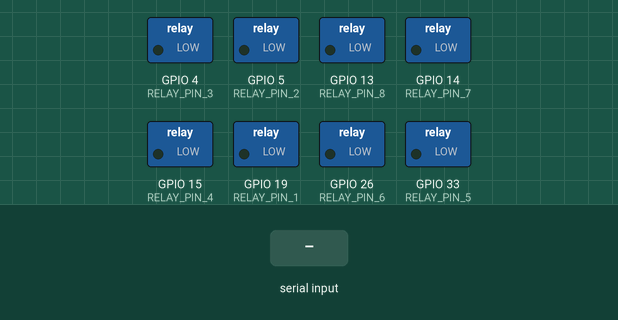
This sketch was run on a simulated ESP32. Parts: switched loads named in the sketch (green lamp = pin HIGH). The inputs (shaded band) are chosen by the test bench. Nothing arrives over Bluetooth unless stated; what the sketch prints to the serial monitor is not drawn.

Above: at 1.2 s.
1.3 s: "R" received over the second serial link
At 1.71 s:
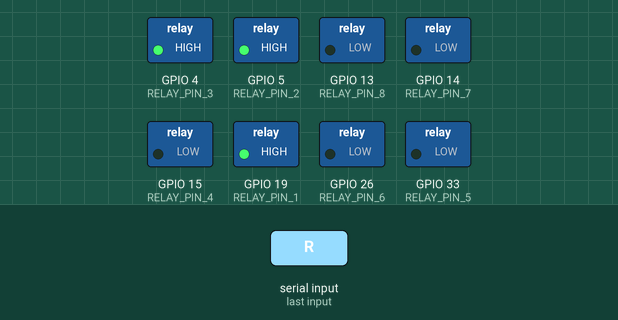
3.3 s: "L" received over the second serial link
At 3.71 s:
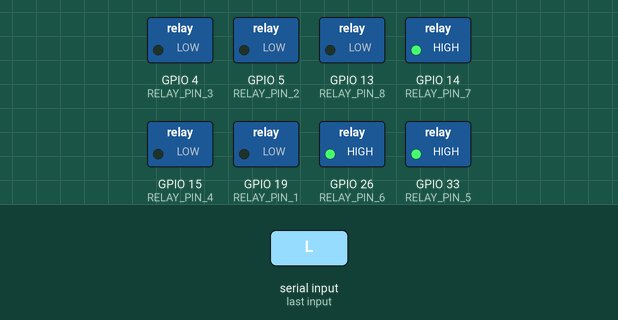
5.3 s: "M" received over the second serial link
At 6.7 s:
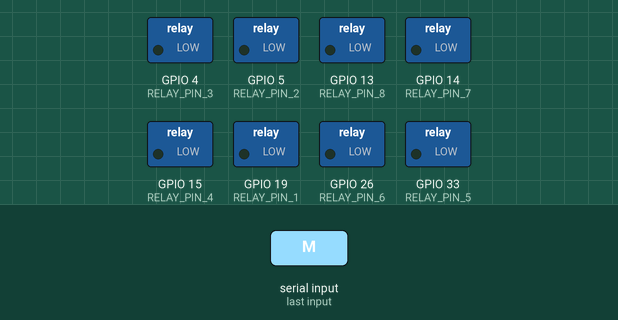
Timing chart, 0 to 8.3 s (numbered marks = the images above; inputs shaded):
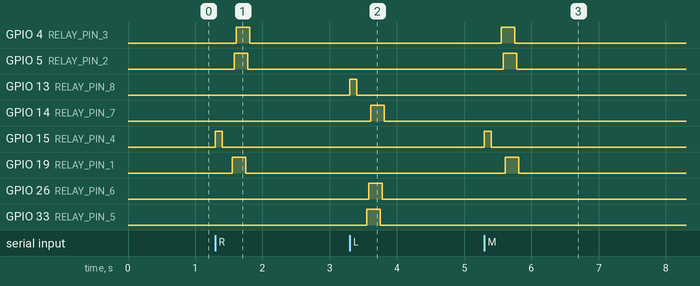

The sketch:

Bluetooth_Syakote_Solenoid.ino
```cpp
#include <BluetoothSerial.h>

// --- 定数定義 ---
BluetoothSerial SerialBT;

// リレーを接続するピン番号
const int RELAY_PIN_1 = 19;
const int RELAY_PIN_2 = 5;
const int RELAY_PIN_3 = 4;
const int RELAY_PIN_4 = 15;

const int RELAY_PIN_5 = 33;
const int RELAY_PIN_6 = 26;
const int RELAY_PIN_7 = 14;
const int RELAY_PIN_8 = 13;

int t;

// --- 初期設定 ---
// プログラム起動時に一度だけ実行される関数
void setup() {
  // Bluetoothシリアル通信を開始 (通信速度: 115200 bps)
  Serial.begin(115200);
  SerialBT.begin("SolenoidManager");

  // シリアルモニタに準備完了の文字を表示
  SerialBT.println("準備ができました。");

  // 各ピンを出力モードに設定
  pinMode(RELAY_PIN_1, OUTPUT);
  pinMode(RELAY_PIN_2, OUTPUT);
  pinMode(RELAY_PIN_3, OUTPUT);
  pinMode(RELAY_PIN_4, OUTPUT);
  pinMode(RELAY_PIN_5, OUTPUT);
  pinMode(RELAY_PIN_6, OUTPUT);
  pinMode(RELAY_PIN_7, OUTPUT);
  pinMode(RELAY_PIN_8, OUTPUT);

  // リレー初期状態
  digitalWrite(RELAY_PIN_1, LOW);
  digitalWrite(RELAY_PIN_2, LOW);
  digitalWrite(RELAY_PIN_3, LOW);
  digitalWrite(RELAY_PIN_4, LOW);
  digitalWrite(RELAY_PIN_5, LOW);
  digitalWrite(RELAY_PIN_6, LOW);
  digitalWrite(RELAY_PIN_7, LOW);
  digitalWrite(RELAY_PIN_8, LOW);
}

// --- メインループ ---
// setup()の後、繰り返し実行される関数
void loop() {
  // PCからシリアルデータが送信されてきたか確認
  if (SerialBT.available() > 0) {
    // 送られてきたデータを1文字読み込む
    char receivedChar = SerialBT.read();

    // 読み込んだ文字が'R'だったら
    if (receivedChar == 'R') {
      Serial.println("Rを検出。リレーシーケンスを開始します。");
      R_activateRelaySequence(30); // 左手用リレー制御の関数を呼び出す

    // 読み込んだ文字がスペース'L'だったら
    }else if (receivedChar == 'L') {
      Serial.println("Lを検出。リレーシーケンスを開始します。");
      L_activateRelaySequence(30); // 右手用リレー制御の関数を呼び出す
    // 読み込んだ文字が'M'だったら
    }else if (receivedChar == 'M') {
      Serial.println("Mを検出。リレーシーケンスを開始します。");
      M_activateRelaySequence(30); // 左手座位用リレー制御の関数を呼び出す

    // 読み込んだ文字が'H'だったら
    }else if (receivedChar == 'H') {
      Serial.println("Hを検出。リレーシーケンスを開始します。");
      H_activateRelaySequence(30); // 右手座位用リレー制御の関数を呼び出す
    }
  }
}

// --- 右手用リレー制御シーケンスを実行する関数 ---
void R_activateRelaySequence(int t) {
  // --- リレーを順番にONにする ---
  digitalWrite(RELAY_PIN_4, HIGH); // 1つ目のリレーON
  delay(100);
  digitalWrite(RELAY_PIN_4, LOW); // リレー1をOFF (通電時間: 30+30 = 60msec)

  delay(150);
  digitalWrite(RELAY_PIN_1, HIGH); // 2つ目のリレーON
  delay(t);                     // 30ms待機
  digitalWrite(RELAY_PIN_2, HIGH); // 3つ目のリレーON
  delay(t);                     // 30ms待機
  digitalWrite(RELAY_PIN_3, HIGH); // 4つ目のリレーON

  // --- 各リレーの通電時間が200msecになるように、順番にOFFにする ---
  delay(140);
  digitalWrite(RELAY_PIN_1, LOW); // リレー2をOFF (通電時間: 30+30+140 = 200msec)
  delay(t);
  digitalWrite(RELAY_PIN_2, LOW); // リレー3をOFF (通電時間: 30+140+30 = 200msec)
  delay(t);
  digitalWrite(RELAY_PIN_3, LOW); // リレー4をOFF (通電時間: 140+30+30 = 200msec)
  Serial.println("リレーシーケンスが完了しました。");
}

// --- 左手用リレー制御シーケンスを実行する関数 ---
void L_activateRelaySequence(int t) {
  // --- リレーを順番にONにする ---
  digitalWrite(RELAY_PIN_8, HIGH); // 1つ目のリレーON
  delay(100);
  digitalWrite(RELAY_PIN_8, LOW); // リレー1をOFF (通電時間: 30+30 = 60msec)

  delay(150);
  digitalWrite(RELAY_PIN_5, HIGH); // 2つ目のリレーON
  delay(t);                     // 30ms待機
  digitalWrite(RELAY_PIN_6, HIGH); // 3つ目のリレーON
  delay(t);                     // 30ms待機
  digitalWrite(RELAY_PIN_7, HIGH); // 4つ目のリレーON

  // --- 各リレーの通電時間が200msecになるように、順番にOFFにする ---
  delay(140);
  digitalWrite(RELAY_PIN_5, LOW); // リレー2をOFF (通電時間: 30+30+140 = 200msec)
  delay(t);
  digitalWrite(RELAY_PIN_6, LOW); // リレー3をOFF (通電時間: 30+140+30 = 200msec)
  delay(t);
  digitalWrite(RELAY_PIN_7, LOW); // リレー4をOFF (通電時間: 140+30+30 = 200msec
  Serial.println("リレーシーケンスが完了しました。");
}

void M_activateRelaySequence(int t) {
  // --- リレーを順番にONにする ---
  digitalWrite(RELAY_PIN_4, HIGH); // 1つ目のリレーON
  delay(100);
  digitalWrite(RELAY_PIN_4, LOW); // リレー1をOFF (通電時間: 30+30 = 60msec)

  delay(150);
  digitalWrite(RELAY_PIN_3, HIGH); // 4つ目のリレーON
  delay(t);                     // 30ms待機
  digitalWrite(RELAY_PIN_2, HIGH); // 3つ目のリレーON
  delay(t);                     // 30ms待機
  digitalWrite(RELAY_PIN_1, HIGH); // 2つ目のリレーON

  // --- 各リレーの通電時間が200msecになるように、順番にOFFにする ---
  delay(140);
  digitalWrite(RELAY_PIN_3, LOW); // リレー4をOFF (通電時間: 30+30+140 = 200msec)
  delay(t);
  digitalWrite(RELAY_PIN_2, LOW); // リレー3をOFF (通電時間: 30+140+30 = 200msec)
  delay(t);
  digitalWrite(RELAY_PIN_1, LOW); // リレー2をOFF (通電時間: 140+30+30 = 200msec)
  Serial.println("リレーシーケンスが完了しました。");
}


void H_activateRelaySequence(int t) {
  // --- リレーを順番にONにする ---
  digitalWrite(RELAY_PIN_8, HIGH); // 1つ目のリレーON
  delay(100);
  digitalWrite(RELAY_PIN_8, LOW); // リレー1をOFF (通電時間: 30+30 = 60msec)

  delay(150);
  digitalWrite(RELAY_PIN_7, HIGH); // 4つ目のリレーON
  delay(t);                     // 30ms待機
  digitalWrite(RELAY_PIN_6, HIGH); // 3つ目のリレーON
  delay(t);                     // 30ms待機
  digitalWrite(RELAY_PIN_5, HIGH); // 2つ目のリレーON

  // --- 各リレーの通電時間が200msecになるように、順番にOFFにする ---
  delay(140);
  digitalWrite(RELAY_PIN_7, LOW); // リレー4をOFF (通電時間: 30+30+140 = 200msec)
  delay(t);
  digitalWrite(RELAY_PIN_6, LOW); // リレー3をOFF (通電時間: 30+140+30 = 200msec)
  delay(t);
  digitalWrite(RELAY_PIN_5, LOW); // リレー2をOFF (通電時間: 140+30+30 = 200msec)
  Serial.println("リレーシーケンスが完了しました。");
}
```

Measured:
- after the input at 1.3 s, GPIO 4 (RELAY_PIN_3): LOW → HIGH after 0.31 s, → LOW 0.20 s later; GPIO 5 (RELAY_PIN_2): LOW → HIGH after 0.28 s, → LOW 0.20 s later; GPIO 15 (RELAY_PIN_4): LOW → HIGH at once, → LOW 0.10 s later; GPIO 19 (RELAY_PIN_1): LOW → HIGH after 0.25 s, → LOW 0.20 s later
- after the input at 3.3 s, GPIO 13 (RELAY_PIN_8): LOW → HIGH at once, → LOW 0.10 s later; GPIO 14 (RELAY_PIN_7): LOW → HIGH after 0.31 s, → LOW 0.20 s later; GPIO 26 (RELAY_PIN_6): LOW → HIGH after 0.28 s, → LOW 0.20 s later; GPIO 33 (RELAY_PIN_5): LOW → HIGH after 0.25 s, → LOW 0.20 s later
- after the input at 5.3 s, GPIO 4 (RELAY_PIN_3): LOW → HIGH after 0.25 s, → LOW 0.20 s later; GPIO 5 (RELAY_PIN_2): LOW → HIGH after 0.28 s, → LOW 0.20 s later; GPIO 15 (RELAY_PIN_4): LOW → HIGH at once, → LOW 0.10 s later; GPIO 19 (RELAY_PIN_1): LOW → HIGH after 0.31 s, → LOW 0.20 s later
